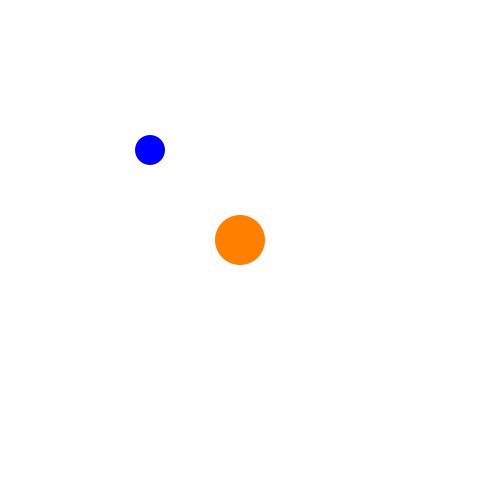
Frame 1 (no input)
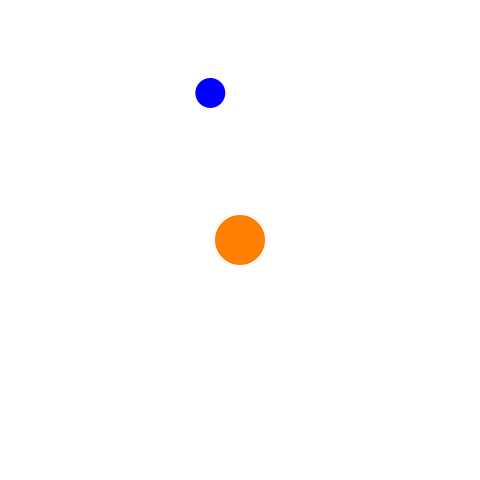
Frame 60 (the mouse pressed at the canvas centre just before this capture)
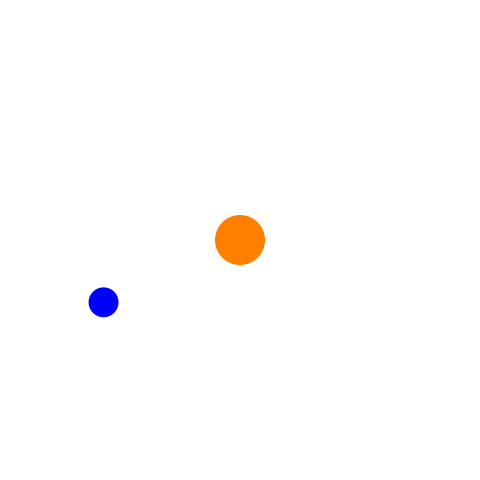
Frame 120 (the mouse held since frame 60 and released just before this capture)

The Processing sketch that drew these frames (run headless with seeded random() and noise(); from frame 60 on, the mouse is pressed at the canvas centre):

// Processing sketch: sunAndEarth
// ── sunAndEarth.pde
Sun theSun;

void setup() {
    size(480, 480);
    noStroke();
    colorMode(HSB, 360, 100, 100);
    theSun = new Sun(50, width / 2, height / 2);
}

void draw() {
    background(0, 0, 100);
    theSun.drawFigure();
    theSun.move();
}

class Sun {
    float d;
    float x;
    float y;
    Earth theEarth;
    Sun(float d, float x, float y) {
        this.d = d;
        this.x = x;
        this.y = y;
        theEarth = new Earth(0.6 * d, 150);
    }
    void move() {
        theEarth.move(x, y);
    }
    void drawFigure() {
        theEarth.drawFigure();
        fill(30, 100, 100);
        ellipse(x, y, d, d);
    }
}

class Earth{
    float d,dis,deg=0,x=0,y=0;
    Earth(float _d , float _dis){
        d = _d;
        dis = _dis;
        x = dis;
        y = dis;
    }
    void move(float _x,float _y){
        deg-=0.03;
        x =_x+ dis * cos(deg);
        y =_y+ dis * sin(deg);
    }
    void drawFigure(){
        fill(240,100,100);
        ellipse(x, y, d, d);
    }
}
